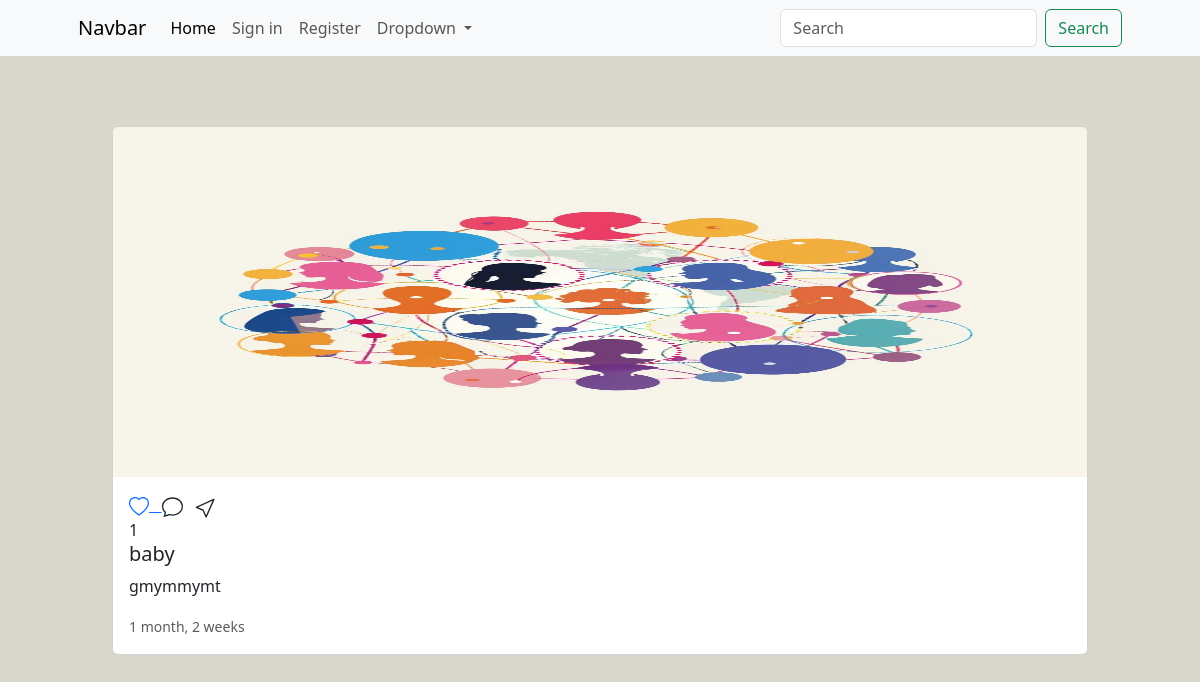
The app's page /post/12/, older data.
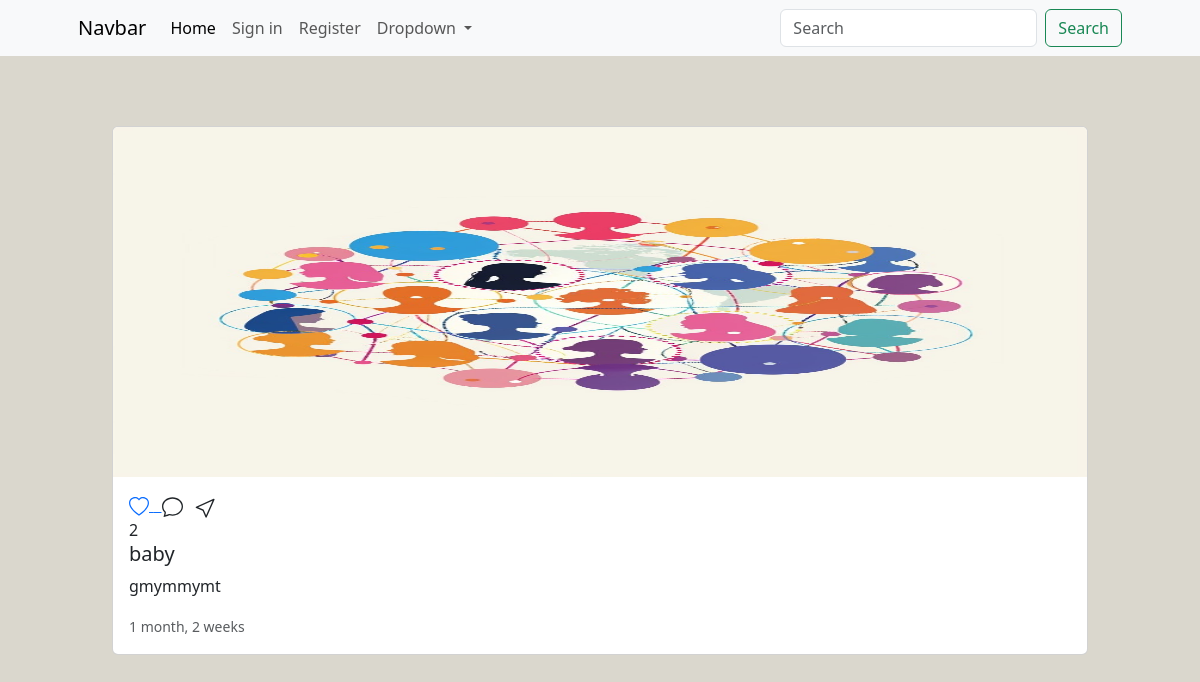
The same page, newer data.
### main/models.py (models this page shows, shortened)
class Post(models.Model):
    user = models.ForeignKey(User,on_delete=models.CASCADE)
    image = models.ImageField(upload_to='posts/')
    caption = models.TextField(blank=True)
    create_at = models.DateTimeField(auto_now_add=True)
    likes = models.IntegerField(default=0)

### main/views.py (the view)
# urls.py: path('post/<int:post_id>/',views.post_detail,name='post_detail'),
def post_detail(request,post_id):
    post = Post.objects.get(id=post_id)
    if request.user.is_authenticated:
        liked = Like.objects.filter(user=request.user,post=post)
        context = {"post":post,'liked':liked}
        return render(request,'post.html',context)
    else:
        context = {"post":post}
        return render(request,'post.html',context)

### templates/post.html (shortened to what this page needs)
{% extends 'partial/main.html' %}
{% load static %}
{% block content %}
<div class="container">
    <div class="row">
        <div class="col-12">
            <div class="ion">
                <div class="card mb-2 col-sm-12 ">
                    <img src="{{post.image.url}}" class="card-img-top" alt="...">
                    <div class="card-body">
                        <div class="run">
                            {% if liked %}
                            <a href="{% url 'like_detail' post.id %}">
                                <svg xmlns="http://www.w3.org/2000/svg" width="20" height="20" fill="currentColor" class="bi bi-heart-fill" viewBox="0 0 16 16">
                                    <path fill-rule="evenodd" d="M8 1.314C12.438-3.248 23.534 4.735 8 15-7.534 4.736 3.562-3.248 8 1.314"/>
                                </svg> &nbsp;
                            </a>
                            {% else%}
                            <a href="{% url 'like_detail' post.id %}">
                            </a>
                            {% endif %}
                        </div>
                        {{post.likes}}
                      <h5 class="card-title">{{post.user}}</h5>
                      <p class="card-text">{{post.caption}}</p>
                      <p class="card-text"><small class="text-body-secondary">{{post.create_at|timesince}}</small></p>
                    </div>
                </div>
            </div>
        </div>
    </div>
</div>
{% endblock %}

Row changes from the older to the newer data that the page shows:
changed Post "gmymmymt": likes "1" → "2"
